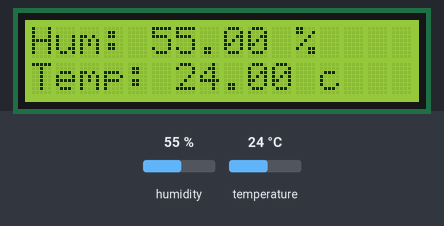
A sketch run on a simulated ESP8266 (NodeMCU). Parts: 16×2 character LCD. Inputs (shaded band) come from the test bench; at power-on: humidity 55 %, temperature 24 °C. What the sketch prints to the serial monitor is not drawn.

Above: at 1.2 s.
1.3 s: humidity set to 22 %
At 2.8 s:
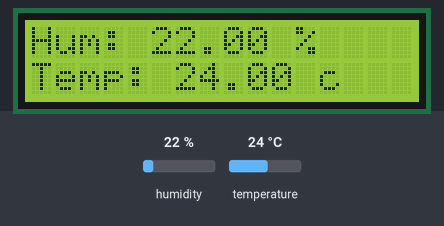
4.1 s: temperature set to 12 °C
At 5.6 s:
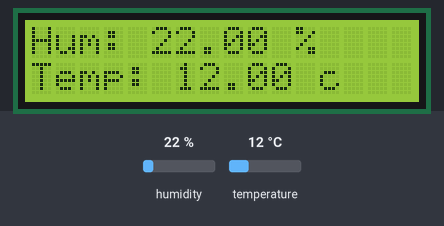
6.9 s: humidity set to 40 %
At 8.8 s:
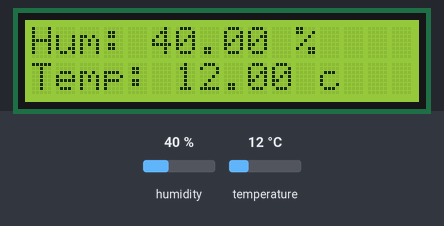
9.8 s: temperature set to 19 °C
At 11.6 s:
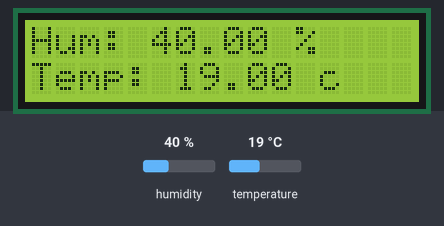
Timing chart, 0 to 13.1 s (numbered marks = the images above; inputs shaded):
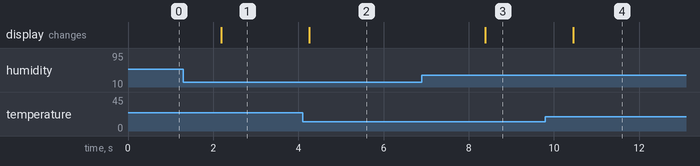

Measured:
- after the input at 1.3 s, the display: changes after 0.89 s (image 1)
- after the input at 4.1 s, the display: changes after 0.16 s (image 2)
- after the input at 6.9 s, the display: changes after 1.5 s (image 3)
- after the input at 9.8 s, the display: changes after 0.66 s (image 4)

The sketch:

IoT02_Sensor.ino
```cpp
#include <Adafruit_Sensor.h>
#include <DHT.h>
#include <Wire.h>
#include <LiquidCrystal_I2C.h>


float temperature;
float humidity;
DHT dht(D4, DHT11);


LiquidCrystal_I2C lcd(0x27, 16, 2);

void setup() {

  Serial.begin(9600);


  dht.begin();


  lcd.begin();
  lcd.backlight();
  lcd.setCursor(0, 0);
  lcd.print("Hum:       %");
  lcd.setCursor(0, 1);
  lcd.print("Temp:       c");
}

void loop() {

  humidity = dht.readHumidity();
  temperature = dht.readTemperature();

  Serial.print("Hum : ");
  Serial.print(humidity);
  Serial.print("Temp : ");
  Serial.print(temperature);

  lcd.setCursor(5, 0);
  lcd.print(humidity);
  lcd.setCursor(6, 1);
  lcd.print(temperature);

  delay(500);
}
```
